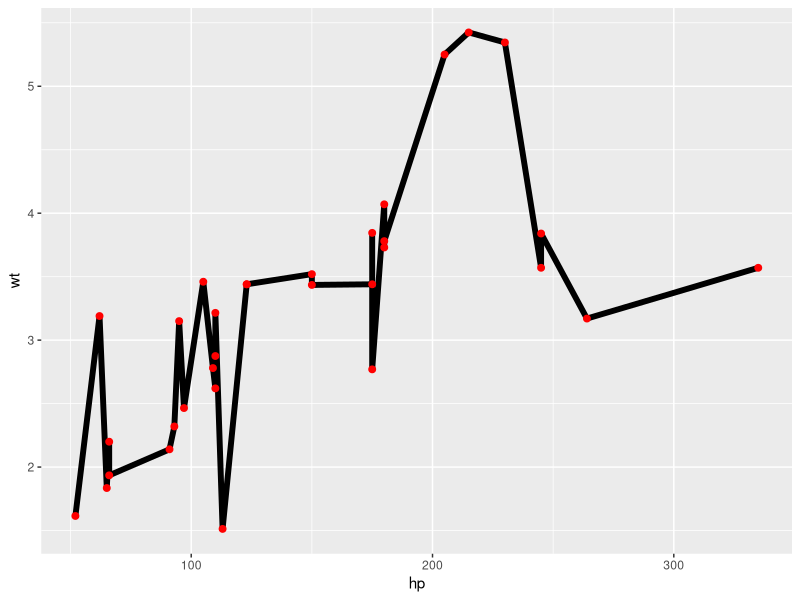
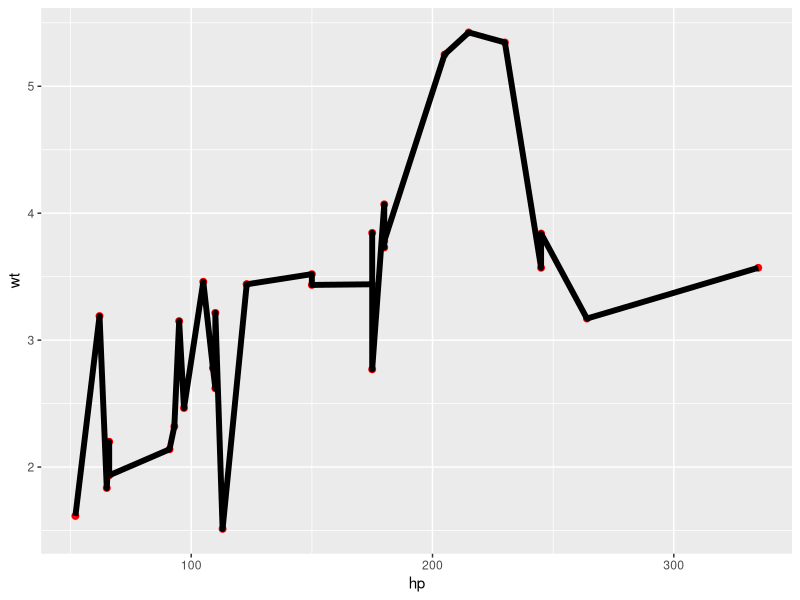
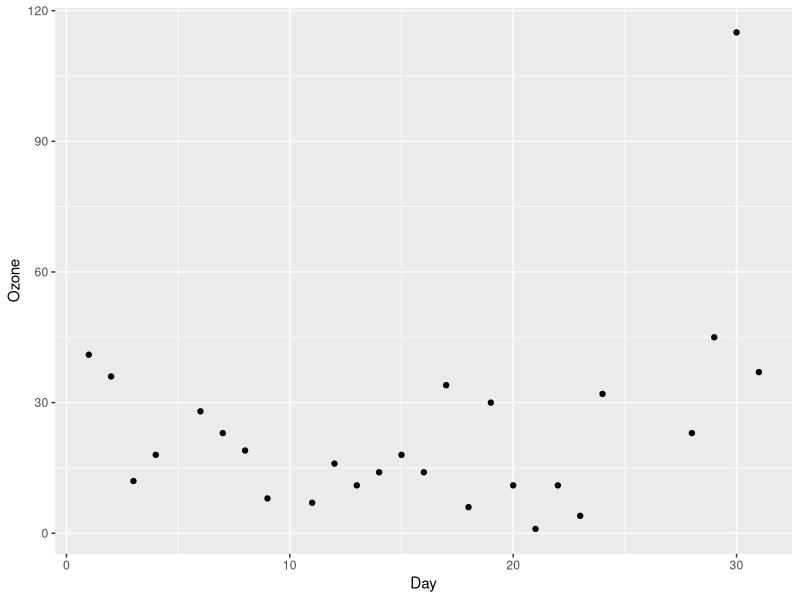
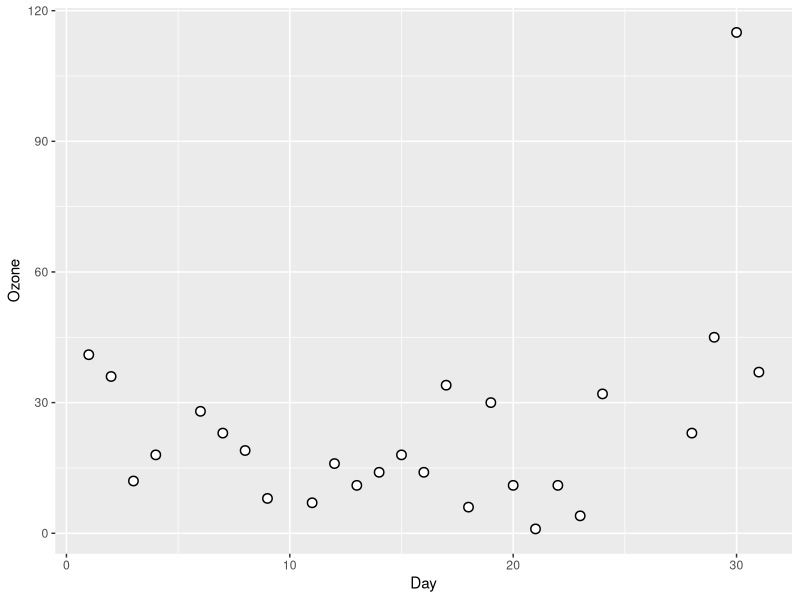
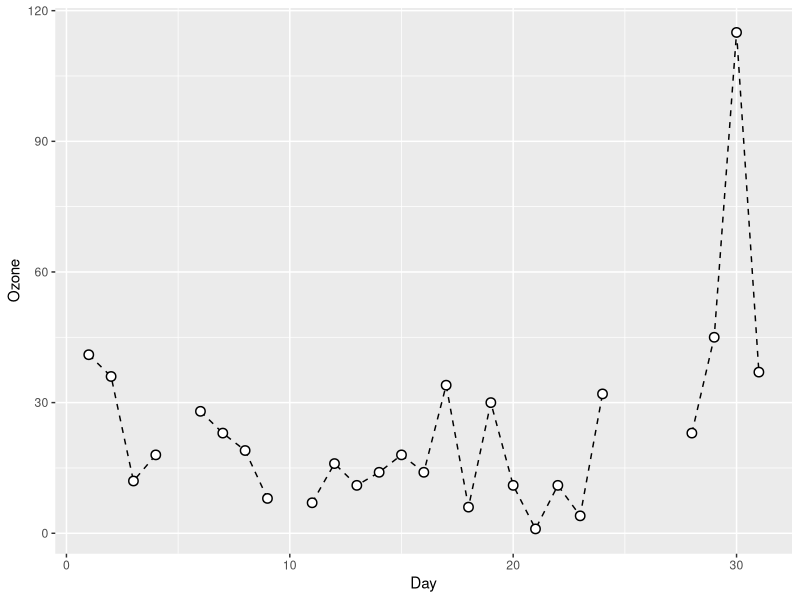

Recreate these plots in R, in order.
## ---- chunk 1
knitr::opts_knit$set(root.dir = '../../../../')
knitr::opts_chunk$set(
  collapse = TRUE,
  comment = "#>",
  fig.path = "figs/",
  fig.height = 3,
  fig.width = 3,
  fig.align = "center"
)
## ---- chunk 2
library(ggplot2)
ggplot(mtcars, aes(x = hp, y = wt)) +
  geom_line(size = 2) + 
  geom_point(size = 2, color = "red")
## ---- chunk 3
ggplot(mtcars, aes(x = hp, y = wt)) +
  geom_point(size = 2, color = "red") +
  geom_line(size = 2)
## ---- chunk 4
library(dplyr)
d <- airquality %>% filter(Month == 5)
head(d)
## ---- chunk 5
ggplot(d, aes(x = Day, y = Ozone)) +
  geom_point()
## ---- chunk 6
ggplot(d, aes(x = Day, y = Ozone)) +
  geom_point(size = 3) +
  geom_point(color = "white", size = 2)
## ---- chunk 7
ggplot(d, aes(x = Day, y = Ozone)) +
  geom_line(linetype = 2) +
  geom_point(size = 3) +
  geom_point(color = "white", size = 2)
